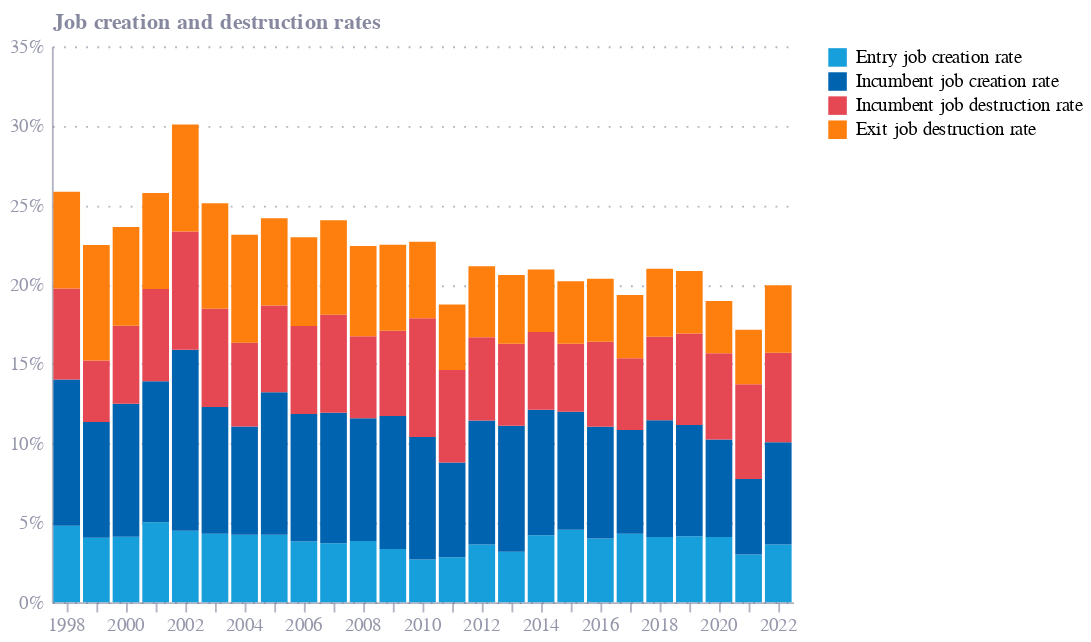

Specify this chart in Vega-Lite:
### Vega-Lite specification from a JSON file in a GitHub repository (floating-point values rounded to 4 significant figures)
{"config": {"font": "Circular Std", "mark": {"line": {"interpolate": "monotone"}}, "view": {"stroke": "transparent", "width": 400, "height": 300}, "range": {"category": ["#36B7B4", "#E6224B", "#F4C245", "#0063AF", "#00A767", "#179FDB", "#EB5C2E"], "diverging": ["#E6224B", "#E54753", "#C9C9C9", "#179FDB", "#122B39"], "heatmap": ["#C9C9C9", "#179FDB", "#0063AF", "#122B39"], "ordinal": ["#00A767", "#36B7B4", "#179FDB", "#0063AF", "#243B5A"]}, "axisX": {"domainColor": "#676A86", "domainOpacity": 0.5, "grid": false, "labelAngle": 0, "labelColor": "#676A86", "labelOpacity": 0.7, "orient": "bottom", "tickColor": "#676A86", "tickCount": 10, "tickOpacity": 0.5, "title": false, "titleAlign": "center", "titleAnchor": "middle", "titleColor": "#676A86", "titleFontSize": 12, "titleOpacity": 0.8, "titleY": -15}, "axisY": {"domainColor": "#676A86", "domainOpacity": 0.5, "gridColor": "#676A86", "gridDash": [1, 5], "gridOpacity": 0.5, "labelColor": "#676A86", "labelOpacity": 0.7, "labelPadding": 5, "tickColor": "#676A86", "tickCount": 8, "tickOpacity": 0.5, "ticks": false, "titleAlign": "left", "titleAngle": 0, "titleBaseline": "bottom", "titleColor": "#676A86", "titleFontSize": 12, "titleOpacity": 0.8, "titleX": 0, "titleY": -7}}, "data": {"name": "data-da41a4c7fe3d2c1478d1a9e278e9efb2"}, "mark": {"type": "bar"}, "encoding": {"color": {"field": "variable", "scale": {"domain": ["Entry job creation rate", "Incumbent job creation rate", "Incumbent job destruction rate", "Exit job destruction rate"], "range": ["#179FDB", "#0063AF", "#E54753", "#ff7f0e"]}, "title": null, "type": "nominal"}, "order": {"field": "sort_order", "type": "quantitative"}, "x": {"axis": {"labelAngle": 0, "labelExpr": "datum.value % 2 == 0 ? datum.label : ''"}, "field": "year", "type": "ordinal"}, "y": {"axis": {"format": "%"}, "field": "value", "title": "Job creation and destruction rates", "type": "quantitative"}}, "$schema": "https://vega.github.io/schema/vega-lite/v5.20.1.json", "datasets": {"data-da41a4c7fe3d2c1478d1a9e278e9efb2": [{"year": 1998, "variable": "Entry job creation rate", "value": 0.04817, "sort_order": 1}, {"year": 1999, "variable": "Entry job creation rate", "value": 0.04058, "sort_order": 1}, {"year": 2000, "variable": "Entry job creation rate", "value": 0.04123, "sort_order": 1}, {"year": 2001, "variable": "Entry job creation rate", "value": 0.05038, "sort_order": 1}, {"year": 2002, "variable": "Entry job creation rate", "value": 0.04506, "sort_order": 1}, {"year": 2003, "variable": "Entry job creation rate", "value": 0.04307, "sort_order": 1}, {"year": 2004, "variable": "Entry job creation rate", "value": 0.04244, "sort_order": 1}, {"year": 2005, "variable": "Entry job creation rate", "value": 0.04247, "sort_order": 1}, {"year": 2006, "variable": "Entry job creation rate", "value": 0.0383, "sort_order": 1}, {"year": 2007, "variable": "Entry job creation rate", "value": 0.03717, "sort_order": 1}, {"year": 2008, "variable": "Entry job creation rate", "value": 0.03849, "sort_order": 1}, {"year": 2009, "variable": "Entry job creation rate", "value": 0.03352, "sort_order": 1}, {"year": 2010, "variable": "Entry job creation rate", "value": 0.02698, "sort_order": 1}, {"year": 2011, "variable": "Entry job creation rate", "value": 0.0283, "sort_order": 1}, {"year": 2012, "variable": "Entry job creation rate", "value": 0.03632, "sort_order": 1}, {"year": 2013, "variable": "Entry job creation rate", "value": 0.03173, "sort_order": 1}, {"year": 2014, "variable": "Entry job creation rate", "value": 0.04209, "sort_order": 1}, {"year": 2015, "variable": "Entry job creation rate", "value": 0.04558, "sort_order": 1}, {"year": 2016, "variable": "Entry job creation rate", "value": 0.04018, "sort_order": 1}, {"year": 2017, "variable": "Entry job creation rate", "value": 0.04308, "sort_order": 1}, {"year": 2018, "variable": "Entry job creation rate", "value": 0.04114, "sort_order": 1}, {"year": 2019, "variable": "Entry job creation rate", "value": 0.04161, "sort_order": 1}, {"year": 2020, "variable": "Entry job creation rate", "value": 0.04112, "sort_order": 1}, {"year": 2021, "variable": "Entry job creation rate", "value": 0.02997, "sort_order": 1}, {"year": 2022, "variable": "Entry job creation rate", "value": 0.03638, "sort_order": 1}, {"year": 1998, "variable": "Incumbent job creation rate", "value": 0.09203, "sort_order": 3}, {"year": 1999, "variable": "Incumbent job creation rate", "value": 0.07294, "sort_order": 3}, {"year": 2000, "variable": "Incumbent job creation rate", "value": 0.08369, "sort_order": 3}, {"year": 2001, "variable": "Incumbent job creation rate", "value": 0.08871, "sort_order": 3}, {"year": 2002, "variable": "Incumbent job creation rate", "value": 0.1139, "sort_order": 3}, {"year": 2003, "variable": "Incumbent job creation rate", "value": 0.07991, "sort_order": 3}, {"year": 2004, "variable": "Incumbent job creation rate", "value": 0.06827, "sort_order": 3}, {"year": 2005, "variable": "Incumbent job creation rate", "value": 0.08965, "sort_order": 3}, {"year": 2006, "variable": "Incumbent job creation rate", "value": 0.08027, "sort_order": 3}, {"year": 2007, "variable": "Incumbent job creation rate", "value": 0.08218, "sort_order": 3}, {"year": 2008, "variable": "Incumbent job creation rate", "value": 0.07741, "sort_order": 3}, {"year": 2009, "variable": "Incumbent job creation rate", "value": 0.08379, "sort_order": 3}, {"year": 2010, "variable": "Incumbent job creation rate", "value": 0.07702, "sort_order": 3}, {"year": 2011, "variable": "Incumbent job creation rate", "value": 0.05975, "sort_order": 3}, {"year": 2012, "variable": "Incumbent job creation rate", "value": 0.07816, "sort_order": 3}, {"year": 2013, "variable": "Incumbent job creation rate", "value": 0.07939, "sort_order": 3}, {"year": 2014, "variable": "Incumbent job creation rate", "value": 0.07914, "sort_order": 3}, {"year": 2015, "variable": "Incumbent job creation rate", "value": 0.07428, "sort_order": 3}, {"year": 2016, "variable": "Incumbent job creation rate", "value": 0.07028, "sort_order": 3}, {"year": 2017, "variable": "Incumbent job creation rate", "value": 0.06534, "sort_order": 3}, {"year": 2018, "variable": "Incumbent job creation rate", "value": 0.07342, "sort_order": 3}, {"year": 2019, "variable": "Incumbent job creation rate", "value": 0.06999, "sort_order": 3}, {"year": 2020, "variable": "Incumbent job creation rate", "value": 0.06129, "sort_order": 3}, {"year": 2021, "variable": "Incumbent job creation rate", "value": 0.04763, "sort_order": 3}, {"year": 2022, "variable": "Incumbent job creation rate", "value": 0.06431, "sort_order": 3}, {"year": 1998, "variable": "Incumbent job destruction rate", "value": 0.05727, "sort_order": 3}, {"year": 1999, "variable": "Incumbent job destruction rate", "value": 0.03868, "sort_order": 3}, {"year": 2000, "variable": "Incumbent job destruction rate", "value": 0.04908, "sort_order": 3}, {"year": 2001, "variable": "Incumbent job destruction rate", "value": 0.05809, "sort_order": 3}, {"year": 2002, "variable": "Incumbent job destruction rate", "value": 0.07446, "sort_order": 3}, {"year": 2003, "variable": "Incumbent job destruction rate", "value": 0.0618, "sort_order": 3}, {"year": 2004, "variable": "Incumbent job destruction rate", "value": 0.05261, "sort_order": 3}, {"year": 2005, "variable": "Incumbent job destruction rate", "value": 0.05464, "sort_order": 3}, {"year": 2006, "variable": "Incumbent job destruction rate", "value": 0.05535, "sort_order": 3}, {"year": 2007, "variable": "Incumbent job destruction rate", "value": 0.06161, "sort_order": 3}, {"year": 2008, "variable": "Incumbent job destruction rate", "value": 0.05155, "sort_order": 3}, {"year": 2009, "variable": "Incumbent job destruction rate", "value": 0.0536, "sort_order": 3}, {"year": 2010, "variable": "Incumbent job destruction rate", "value": 0.07477, "sort_order": 3}, {"year": 2011, "variable": "Incumbent job destruction rate", "value": 0.05819, "sort_order": 3}, {"year": 2012, "variable": "Incumbent job destruction rate", "value": 0.05229, "sort_order": 3}, {"year": 2013, "variable": "Incumbent job destruction rate", "value": 0.05164, "sort_order": 3}, {"year": 2014, "variable": "Incumbent job destruction rate", "value": 0.04895, "sort_order": 3}, {"year": 2015, "variable": "Incumbent job destruction rate", "value": 0.04281, "sort_order": 3}, {"year": 2016, "variable": "Incumbent job destruction rate", "value": 0.05359, "sort_order": 3}, {"year": 2017, "variable": "Incumbent job destruction rate", "value": 0.04521, "sort_order": 3}, {"year": 2018, "variable": "Incumbent job destruction rate", "value": 0.05264, "sort_order": 3}, {"year": 2019, "variable": "Incumbent job destruction rate", "value": 0.05758, "sort_order": 3}, {"year": 2020, "variable": "Incumbent job destruction rate", "value": 0.05432, "sort_order": 3}, {"year": 2021, "variable": "Incumbent job destruction rate", "value": 0.05963, "sort_order": 3}, {"year": 2022, "variable": "Incumbent job destruction rate", "value": 0.05637, "sort_order": 3}, {"year": 1998, "variable": "Exit job destruction rate", "value": 0.06098, "sort_order": 4}, {"year": 1999, "variable": "Exit job destruction rate", "value": 0.07272, "sort_order": 4}, {"year": 2000, "variable": "Exit job destruction rate", "value": 0.06228, "sort_order": 4}, {"year": 2001, "variable": "Exit job destruction rate", "value": 0.06049, "sort_order": 4}, {"year": 2002, "variable": "Exit job destruction rate", "value": 0.06743, "sort_order": 4}, {"year": 2003, "variable": "Exit job destruction rate", "value": 0.0664, "sort_order": 4}, {"year": 2004, "variable": "Exit job destruction rate", "value": 0.06809, "sort_order": 4}, {"year": 2005, "variable": "Exit job destruction rate", "value": 0.05505, "sort_order": 4}, {"year": 2006, "variable": "Exit job destruction rate", "value": 0.05581, "sort_order": 4}, {"year": 2007, "variable": "Exit job destruction rate", "value": 0.05959, "sort_order": 4}, {"year": 2008, "variable": "Exit job destruction rate", "value": 0.05688, "sort_order": 4}, {"year": 2009, "variable": "Exit job destruction rate", "value": 0.0542, "sort_order": 4}, {"year": 2010, "variable": "Exit job destruction rate", "value": 0.04819, "sort_order": 4}, {"year": 2011, "variable": "Exit job destruction rate", "value": 0.04122, "sort_order": 4}, {"year": 2012, "variable": "Exit job destruction rate", "value": 0.04468, "sort_order": 4}, {"year": 2013, "variable": "Exit job destruction rate", "value": 0.04332, "sort_order": 4}, {"year": 2014, "variable": "Exit job destruction rate", "value": 0.03934, "sort_order": 4}, {"year": 2015, "variable": "Exit job destruction rate", "value": 0.03939, "sort_order": 4}, {"year": 2016, "variable": "Exit job destruction rate", "value": 0.03969, "sort_order": 4}, {"year": 2017, "variable": "Exit job destruction rate", "value": 0.03973, "sort_order": 4}, {"year": 2018, "variable": "Exit job destruction rate", "value": 0.04278, "sort_order": 4}, {"year": 2019, "variable": "Exit job destruction rate", "value": 0.03929, "sort_order": 4}, {"year": 2020, "variable": "Exit job destruction rate", "value": 0.0329, "sort_order": 4}, {"year": 2021, "variable": "Exit job destruction rate", "value": 0.0343, "sort_order": 4}, {"year": 2022, "variable": "Exit job destruction rate", "value": 0.04252, "sort_order": 4}]}}
